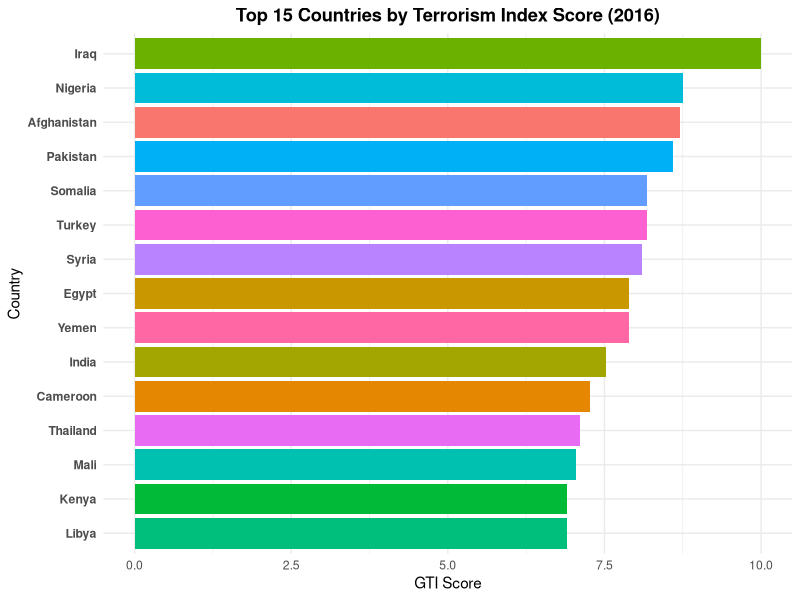
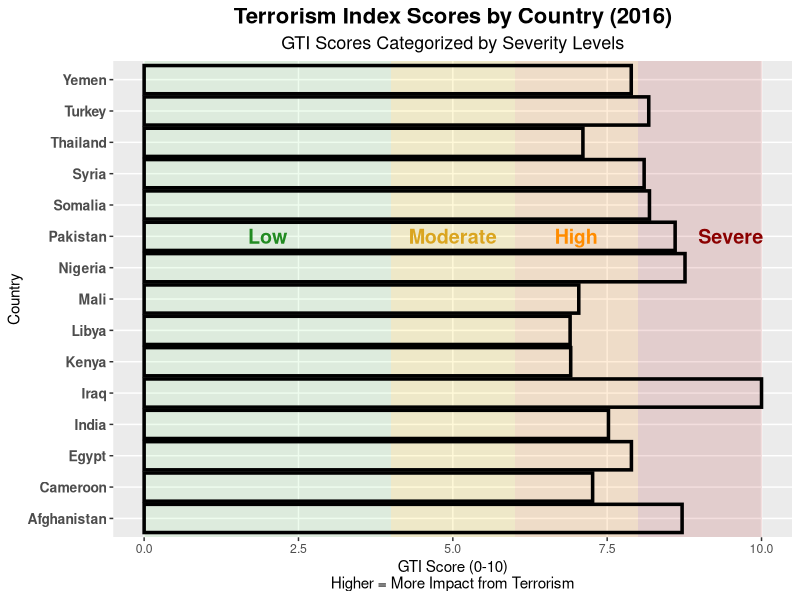
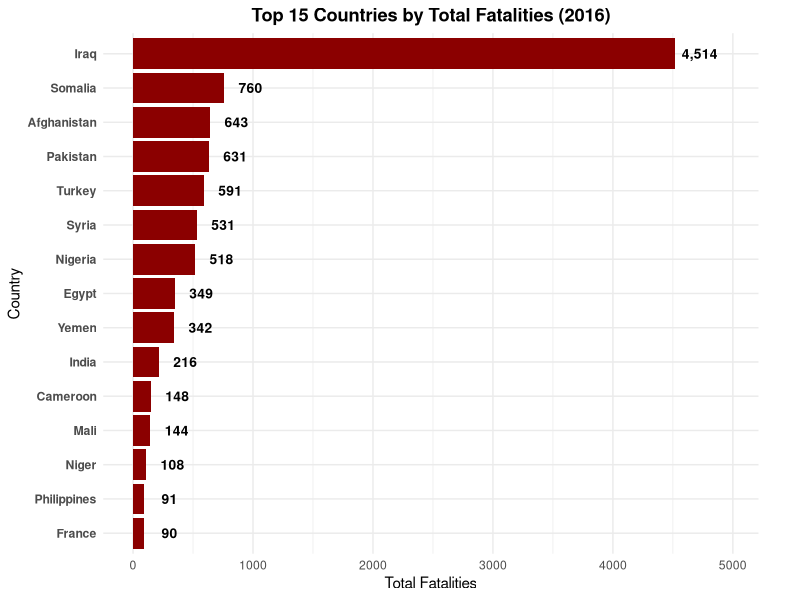
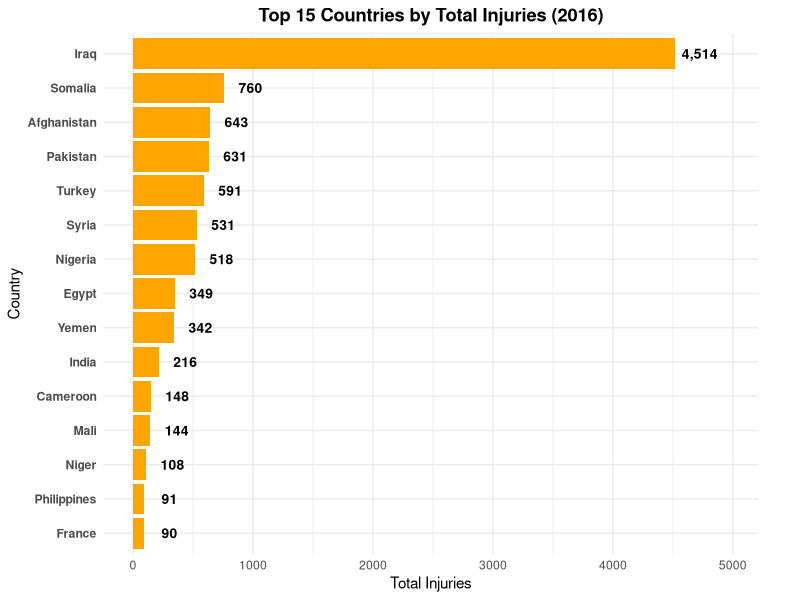
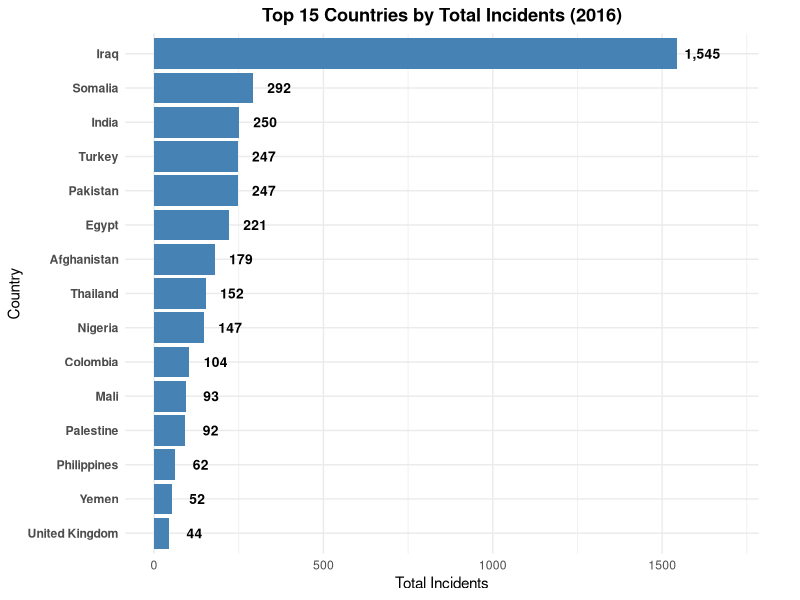
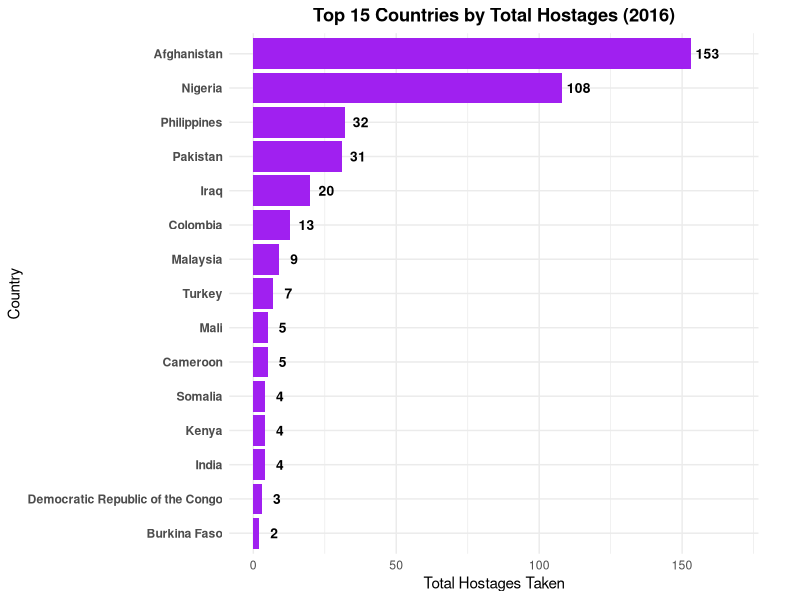
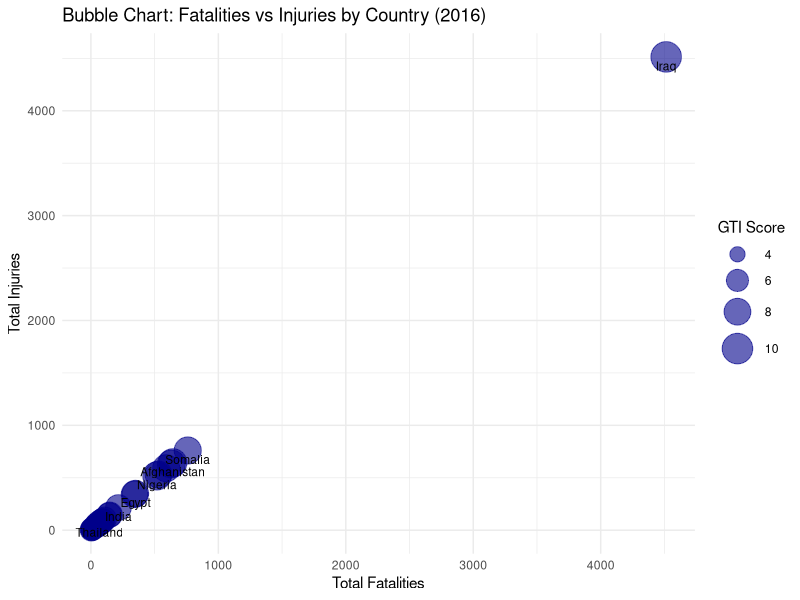

Recreate these plots in R, in order.
## ---- chunk 1
#| label: setup
#| message: false
#| warning: false
#| echo: false

library(readxl)
library(dplyr)
library(tidyr)
library(ggplot2)

# Load the data
df <- read_excel("data/Global Terrorism Index 2023.xlsx", sheet = "2016")

# Clean and filter the data
df_clean <- df %>%
  select(Country, Rank, Score, Incidents, Fatalities, Injuries, Hostages) %>%
  mutate(across(c(Score, Incidents, Fatalities, Injuries, Hostages), as.numeric))

# Filter top 15 countries based on 2016 score
top15 <- df_clean %>%
  arrange(desc(Score)) %>%
  slice(1:15)

## ---- chunk 2
#| label: overall-trend
#| fig-cap: "GTI Scores for Top 15 Most Affected Countries (2016)"

# Plot the data
ggplot(top15, aes(x = reorder(Country, Score), y = Score, fill = Country)) +
  geom_col() +
  coord_flip() +
  labs(title = "Top 15 Countries by Terrorism Index Score (2016)",
       y = "GTI Score", x = "Country") +
  theme_minimal() +
  theme(
    plot.title = element_text(hjust = 0.5, face = "bold"),
    axis.text.y = element_text(face = "bold"),
    legend.position = "none"
  )
## ---- chunk 3
#| label: country-severity
#| fig-cap: "Terrorism Index Trends by Country (2016), with Severity Levels"
#| fig-width: 12
#| fig-height: 8

# Plot the data for top 15 countries
ggplot(top15, aes(x = Country, y = Score)) +
  # Severity background bands (more visible)
  annotate("rect", xmin = -Inf, xmax = Inf, ymin = 8, ymax = 10,
           fill = "#B22222", alpha = 0.15) +
  annotate("rect", xmin = -Inf, xmax = Inf, ymin = 6, ymax = 8,
           fill = "#FF8C00", alpha = 0.15) +
  annotate("rect", xmin = -Inf, xmax = Inf, ymin = 4, ymax = 6,
           fill = "#FFD700", alpha = 0.15) +
  annotate("rect", xmin = -Inf, xmax = Inf, ymin = 0, ymax = 4,
           fill = "#90EE90", alpha = 0.15) +

  # Add labels to indicate severity zones
  annotate("text", x = 10, y = 9.5, label = "Severe", color = "#8B0000", size = 5, fontface = "bold") +
  annotate("text", x = 10, y = 7, label = "High", color = "#FF8C00", size = 5, fontface = "bold") +
  annotate("text", x = 10, y = 5, label = "Moderate", color = "#DAA520", size = 5, fontface = "bold") +
  annotate("text", x = 10, y = 2, label = "Low", color = "#228B22", size = 5, fontface = "bold") +

  # Main bar chart
  geom_bar(stat = "identity", fill = NA, color = "#000000", linewidth = 1.2) +
  
  # Flip coordinates for better readability
  coord_flip() +
  
  scale_x_discrete() +
  
  # Labels and titles
  labs(
    title = "Terrorism Index Scores by Country (2016)",
    subtitle = "GTI Scores Categorized by Severity Levels",
    x = "Country",
    y = "GTI Score (0-10)\nHigher = More Impact from Terrorism"
  ) +
  
  theme(
    plot.title = element_text(size = 16, face = "bold", hjust = 0.5),
    plot.subtitle = element_text(size = 13, hjust = 0.5),
    axis.text.y = element_text(size = 10, face = "bold"),
    panel.grid.minor = element_blank(),
    legend.position = "none"
  )

## ---- chunk 4
#| label: fatalities
#| fig-cap: "Countries with Highest Terrorism-Related Fatalities (2016)"
#| warning: false

top_deaths <- df_clean %>%
  arrange(desc(Fatalities)) %>%
  select(Country, Fatalities) %>%
  slice_head(n = 15)

ggplot(top_deaths, aes(x = reorder(Country, Fatalities), y = Fatalities)) +
  geom_col(fill = "darkred") +
  # Add value labels at the end of each bar
  geom_text(aes(label = format(Fatalities, big.mark = ",")),
            hjust = -0.2, color = "black", fontface = "bold", size = 3.5) +
  coord_flip(clip = "off") +  # Prevent clipping of labels
  scale_y_continuous(limits = function(x) c(0, x[2] * 1.1)) +  # Expand y-axis to make room for labels
  labs(title = "Top 15 Countries by Total Fatalities (2016)",
       x = "Country", y = "Total Fatalities") +
  theme_minimal() +
  theme(
    plot.title = element_text(face = "bold", hjust = 0.5),
    axis.text.y = element_text(face = "bold"),
    plot.margin = margin(5.5, 30, 5.5, 5.5)  # Add right margin for labels
  )
## ---- chunk 5
#| label: injuries
#| fig-cap: "Countries with Highest Terrorism-Related Injuries (2016)"
#| warning: false

top_injuries <- df_clean %>%
  arrange(desc(Injuries)) %>%
  select(Country, Injuries) %>%
  slice_head(n = 15)

ggplot(top_injuries, aes(x = reorder(Country, Injuries), y = Injuries)) +
  geom_col(fill = "orange") +
  # Add value labels at the end of each bar
  geom_text(aes(label = format(Injuries, big.mark = ",")),
            hjust = -0.2, color = "black", fontface = "bold", size = 3.5) +
  coord_flip(clip = "off") +  # Prevent clipping of labels
  scale_y_continuous(limits = function(x) c(0, x[2] * 1.1)) +  # Expand y-axis to make room for labels
  labs(title = "Top 15 Countries by Total Injuries (2016)",
       x = "Country", y = "Total Injuries") +
  theme_minimal() +
  theme(
    plot.title = element_text(face = "bold", hjust = 0.5),
    axis.text.y = element_text(face = "bold"),
    plot.margin = margin(5.5, 30, 5.5, 5.5)  # Add right margin for labels
  )
## ---- chunk 6
#| label: incidents
#| fig-cap: "Countries with Highest Number of Terrorist Incidents (2016)"
#| warning: false

top_incidents <- df_clean %>%
  arrange(desc(Incidents)) %>%
  select(Country, Incidents) %>%
  slice_head(n = 15)

ggplot(top_incidents, aes(x = reorder(Country, Incidents), y = Incidents)) +
  geom_col(fill = "steelblue") +
  # Add value labels at the end of each bar
  geom_text(aes(label = format(Incidents, big.mark = ",")),
            hjust = -0.2, color = "black", fontface = "bold", size = 3.5) +
  coord_flip(clip = "off") +  # Prevent clipping of labels
  scale_y_continuous(limits = function(x) c(0, x[2] * 1.1)) +  # Expand y-axis to make room for labels
  labs(title = "Top 15 Countries by Total Incidents (2016)",
       x = "Country", y = "Total Incidents") +
  theme_minimal() +
  theme(
    plot.title = element_text(face = "bold", hjust = 0.5),
    axis.text.y = element_text(face = "bold"),
    plot.margin = margin(5.5, 30, 5.5, 5.5)  # Add right margin for labels
  )
## ---- chunk 7
#| label: hostages
#| fig-cap: "Countries with Highest Number of Hostages in Terrorist Incidents (2016)"
#| warning: false

top_hostages <- df_clean %>%
  arrange(desc(Hostages)) %>%
  select(Country, Hostages) %>%
  slice_head(n = 15)

ggplot(top_hostages, aes(x = reorder(Country, Hostages), y = Hostages)) +
  geom_col(fill = "purple") +
  # Add value labels at the end of each bar
  geom_text(aes(label = format(Hostages, big.mark = ",")),
            hjust = -0.2, color = "black", fontface = "bold", size = 3.5) +
  coord_flip(clip = "off") +  # Prevent clipping of labels
  scale_y_continuous(limits = function(x) c(0, x[2] * 1.1)) +  # Expand y-axis to make room for labels
  labs(title = "Top 15 Countries by Total Hostages (2016)",
       x = "Country", y = "Total Hostages Taken") +
  theme_minimal() +
  theme(
    plot.title = element_text(face = "bold", hjust = 0.5),
    axis.text.y = element_text(face = "bold"),
    plot.margin = margin(5.5, 30, 5.5, 5.5)  # Add right margin for labels
  )
## ---- chunk 8
#| label: bubble-chart
#| fig-cap: "Multi-Dimensional Analysis of Terrorism Impact by Country (2016)"
#| fig-width: 11
#| fig-height: 8

bubble_data <- df_clean %>%
  group_by(Country) %>%
  select(Country, Fatalities, Injuries, Score) %>%
  filter(Fatalities > 0 & Injuries > 0)

ggplot(bubble_data, aes(x = Fatalities, y = Injuries, size = Score, label = Country)) +
  geom_point(alpha = 0.6, color = "darkblue") +
  geom_text(check_overlap = TRUE, size = 3, vjust = 1.5) +
  scale_size_continuous(range = c(2, 10)) +
  labs(title = "Bubble Chart: Fatalities vs Injuries by Country (2016)",
       x = "Total Fatalities", y = "Total Injuries", size = "GTI Score") +
  theme_minimal()
  theme(
    plot.title = element_text(face = "bold", hjust = 0.5),
    plot.subtitle = element_text(hjust = 0.5),
    legend.position = "right"
  )
